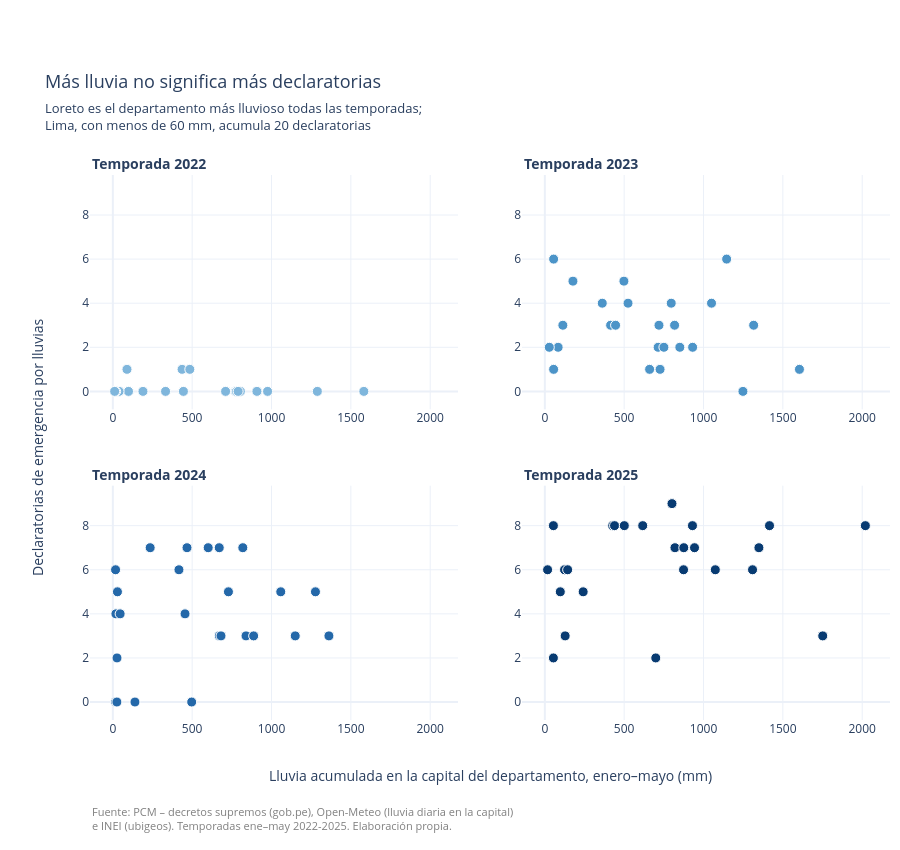

Here is the notebook cell this chart was saved with:
### Markdown cell above
## 3. Gráfico de dispersión: ¿más lluvia, más declaratorias?

Si el Estado declarara emergencia donde más llueve, los puntos deberían subir de izquierda a derecha. Hacemos un panel por temporada (`facet_col`) para comparar los cuatro años. Al pasar el mouse sobre cada punto aparece el departamento (`hover_name`).

### Code cell
disp = df.copy()
disp["temporada"] = disp["temporada"].astype(str)

fig = px.scatter(
    disp, x="lluvia_total_mm", y="declaratorias",
    hover_name="departamento",
    hover_data={"capital": True, "dias_lluvia_fuerte": True, "prorrogas": True, "temporada": False},
    color="temporada", color_discrete_sequence=COLORES_TEMPORADA,
    category_orders={"temporada": ORDEN_TEMPORADA},
    facet_col="temporada", facet_col_wrap=2,
    facet_row_spacing=0.14, facet_col_spacing=0.08,
    labels={"lluvia_total_mm": "Lluvia acumulada en la capital (mm)",
            "declaratorias": "Declaratorias",
            "dias_lluvia_fuerte": "Días con 20 mm o más",
            "prorrogas": "Prórrogas", "capital": "Capital", "temporada": "Temporada"},
    title="Más lluvia no significa más declaratorias",
    height=850,
)
fig.update_layout(title_subtitle_text=("Loreto es el departamento más lluvioso todas las temporadas;<br>"
                                       "Lima, con menos de 60 mm, acumula 20 declaratorias"))


# Títulos de panel en negrita y alineados a la izquierda, para que no parezcan títulos de eje
def titulo_panel(anotacion):
    eje = next(e for e in fig.select_xaxes() if abs(sum(e.domain) / 2 - anotacion.x) < 0.01)
    anotacion.update(text=f"<b>{anotacion.text.replace('=', ' ')}</b>",
                     x=eje.domain[0], xanchor="left", font_size=14)


fig.for_each_annotation(titulo_panel)

# Números en los cuatro paneles y un solo título por eje (todos comparten la misma escala)
fig.update_xaxes(showticklabels=True, title_text="")
fig.update_yaxes(showticklabels=True, title_text="")
fig.add_annotation(text="Lluvia acumulada en la capital del departamento, enero–mayo (mm)",
                   x=0.5, y=-0.08, xref="paper", yref="paper", yanchor="top",
                   showarrow=False, font_size=14)
fig.add_annotation(text="Declaratorias de emergencia por lluvias",
                   x=-0.08, y=0.5, xref="paper", yref="paper", textangle=-90,
                   showarrow=False, font_size=14)

fig.update_traces(marker=dict(size=10, line=dict(width=1, color="white")))
fig.update_layout(showlegend=False)
dar_formato(fig, y_fuente=-0.15)
fig.update_layout(margin=dict(l=90, t=175, b=130))
fig.show()

### Figure 1 — Plotly figure (JSON) as saved in the notebook; plotly's stock layout.template omitted (floating-point values rounded to 4 significant figures)
{"data": [{"customdata": [["Chachapoyas", 1, 0, "2022"], ["Huaraz", 7, 0, "2022"], ["Abancay", 2, 0, "2022"], ["Arequipa", 0, 0, "2022"], ["Ayacucho", 0, 0, "2022"], ["Cajamarca", 1, 0, "2022"], ["Callao", 0, 0, "2022"], ["Cusco", 3, 0, "2022"], ["Huancavelica", 1, 0, "2022"], ["Huánuco", 1, 0, "2022"], ["Ica", 0, 0, "2022"], ["Huancayo", 5, 0, "2022"], ["Trujillo", 1, 0, "2022"], ["Chiclayo", 0, 0, "2022"], ["Lima", 0, 0, "2022"], ["Iquitos", 25, 0, "2022"], ["Puerto Maldonado", 13, 0, "2022"], ["Moquegua", 0, 0, "2022"], ["Cerro de Pasco", 0, 0, "2022"], ["Piura", 0, 0, "2022"], ["Puno", 3, 0, "2022"], ["Moyobamba", 4, 0, "2022"], ["Tacna", 0, 0, "2022"], ["Tumbes", 1, 0, "2022"], ["Pucallpa", 20, 0, "2022"]], "hovertemplate": "<b>%{hovertext}</b><br><br>Lluvia acumulada en la capital (mm)=%{x}<br>Declaratorias=%{y}<br>Capital=%{customdata[0]}<br>Días con 20 mm o más=%{customdata[1]}<br>Prórrogas=%{customdata[2]}<extra></extra>", "hovertext": ["Amazonas", "Áncash", "Apurímac", "Arequipa", "Ayacucho", "Cajamarca", "Callao", "Cusco", "Huancavelica", "Huánuco", "Ica", "Junín", "La Libertad", "Lambayeque", "Lima", "Loreto", "Madre de Dios", "Moquegua", "Pasco", "Piura", "Puno", "San Martín", "Tacna", "Tumbes", "Ucayali"], "legendgroup": "2022", "marker": {"color": "#7fb6dc", "line": {"color": "white", "width": 1}, "size": 10, "symbol": "circle"}, "mode": "markers", "name": "2022", "orientation": "v", "showlegend": true, "type": "scatter", "x": [436.5, 975.3, 711.8, 189.9, 485.1, 773.3, 39.2, 710.7, 803.8, 444.8, 25.1, 910.4, 98.9, 98.8, 39.2, 1582.0, 908.0, 17.8, 774.0, 89.2, 779.5, 789.8, 11.5, 332.3, 1289.0], "xaxis": "x3", "y": [1, 0, 0, 0, 1, 0, 0, 0, 0, 0, 0, 0, 0, 0, 0, 0, 0, 0, 0, 1, 0, 0, 0, 0, 0], "yaxis": "y3"}, {"customdata": [["Chachapoyas", 3, 1, "2023"], ["Huaraz", 9, 1, "2023"], ["Abancay", 3, 0, "2023"], ["Arequipa", 1, 0, "2023"], ["Ayacucho", 2, 1, "2023"], ["Cajamarca", 0, 0, "2023"], ["Callao", 0, 0, "2023"], ["Cusco", 1, 0, "2023"], ["Huancavelica", 3, 0, "2023"], ["Huánuco", 2, 0, "2023"], ["Ica", 0, 0, "2023"], ["Huancayo", 6, 0, "2023"], ["Trujillo", 1, 0, "2023"], ["Chiclayo", 4, 1, "2023"], ["Lima", 0, 0, "2023"], ["Iquitos", 26, 0, "2023"], ["Puerto Maldonado", 23, 0, "2023"], ["Moquegua", 0, 0, "2023"], ["Cerro de Pasco", 1, 0, "2023"], ["Piura", 12, 1, "2023"], ["Puno", 4, 0, "2023"], ["Moyobamba", 12, 0, "2023"], ["Tacna", 0, 0, "2023"], ["Tumbes", 14, 1, "2023"], ["Pucallpa", 24, 0, "2023"]], "hovertemplate": "<b>%{hovertext}</b><br><br>Lluvia acumulada en la capital (mm)=%{x}<br>Declaratorias=%{y}<br>Capital=%{customdata[0]}<br>Días con 20 mm o más=%{customdata[1]}<br>Prórrogas=%{customdata[2]}<extra></extra>", "hovertext": ["Amazonas", "Áncash", "Apurímac", "Arequipa", "Ayacucho", "Cajamarca", "Callao", "Cusco", "Huancavelica", "Huánuco", "Ica", "Junín", "La Libertad", "Lambayeque", "Lima", "Loreto", "Madre de Dios", "Moquegua", "Pasco", "Piura", "Puno", "San Martín", "Tacna", "Tumbes", "Ucayali"], "legendgroup": "2023", "marker": {"color": "#4c94c8", "line": {"color": "white", "width": 1}, "size": 10, "symbol": "circle"}, "mode": "markers", "name": "2023", "orientation": "v", "showlegend": true, "type": "scatter", "x": [414.6, 1146.0, 726.2, 362.0, 498.4, 796.6, 55.5, 714.0, 817.8, 524.3, 113.6, 850.8, 177.2, 445.8, 55.5, 1605.0, 1248.0, 83.9, 750.4, 719.4, 660.4, 1050.0, 28.2, 931.4, 1316.0], "xaxis": "x4", "y": [3, 6, 1, 4, 5, 4, 1, 2, 3, 4, 3, 2, 5, 3, 6, 1, 0, 2, 2, 3, 1, 4, 2, 2, 3], "yaxis": "y4"}, {"customdata": [["Chachapoyas", 0, 2, "2024"], ["Huaraz", 3, 5, "2024"], ["Abancay", 2, 4, "2024"], ["Arequipa", 1, 6, "2024"], ["Ayacucho", 1, 5, "2024"], ["Cajamarca", 0, 3, "2024"], ["Callao", 0, 0, "2024"], ["Cusco", 0, 5, "2024"], ["Huancavelica", 1, 4, "2024"], ["Huánuco", 3, 3, "2024"], ["Ica", 0, 3, "2024"], ["Huancayo", 11, 1, "2024"], ["Trujillo", 0, 3, "2024"], ["Chiclayo", 0, 2, "2024"], ["Lima", 0, 5, "2024"], ["Iquitos", 19, 2, "2024"], ["Puerto Maldonado", 15, 0, "2024"], ["Moquegua", 0, 2, "2024"], ["Cerro de Pasco", 1, 3, "2024"], ["Piura", 2, 2, "2024"], ["Puno", 1, 2, "2024"], ["Moyobamba", 3, 4, "2024"], ["Tacna", 0, 0, "2024"], ["Tumbes", 3, 2, "2024"], ["Pucallpa", 9, 0, "2024"]], "hovertemplate": "<b>%{hovertext}</b><br><br>Lluvia acumulada en la capital (mm)=%{x}<br>Declaratorias=%{y}<br>Capital=%{customdata[0]}<br>Días con 20 mm o más=%{customdata[1]}<br>Prórrogas=%{customdata[2]}<extra></extra>", "hovertext": ["Amazonas", "Áncash", "Apurímac", "Arequipa", "Ayacucho", "Cajamarca", "Callao", "Cusco", "Huancavelica", "Huánuco", "Ica", "Junín", "La Libertad", "Lambayeque", "Lima", "Loreto", "Madre de Dios", "Moquegua", "Pasco", "Piura", "Puno", "San Martín", "Tacna", "Tumbes", "Ucayali"], "legendgroup": "2024", "marker": {"color": "#2468a9", "line": {"color": "white", "width": 1}, "size": 10, "symbol": "circle"}, "mode": "markers", "name": "2024", "orientation": "v", "showlegend": true, "type": "scatter", "x": [455.0, 1058.0, 670.6, 235.3, 467.5, 671.2, 17.3, 601.0, 819.2, 416.7, 19.3, 1277.0, 26.3, 25.6, 17.3, 1362.0, 1150.0, 29.1, 839.3, 139.4, 728.6, 681.7, 46.1, 497.0, 887.4], "xaxis": "x", "y": [4, 5, 7, 7, 7, 3, 0, 7, 7, 6, 4, 5, 2, 0, 6, 3, 3, 5, 3, 0, 5, 3, 4, 0, 3], "yaxis": "y"}, {"customdata": [["Chachapoyas", 0, 4, "2025"], ["Huaraz", 11, 6, "2025"], ["Abancay", 3, 2, "2025"], ["Arequipa", 3, 2, "2025"], ["Ayacucho", 1, 4, "2025"], ["Cajamarca", 2, 2, "2025"], ["Callao", 0, 0, "2025"], ["Cusco", 4, 6, "2025"], ["Huancavelica", 4, 2, "2025"], ["Huánuco", 4, 5, "2025"], ["Ica", 2, 3, "2025"], ["Huancayo", 15, 2, "2025"], ["Trujillo", 1, 4, "2025"], ["Chiclayo", 0, 1, "2025"], ["Lima", 0, 3, "2025"], ["Iquitos", 28, 2, "2025"], ["Puerto Maldonado", 30, 3, "2025"], ["Moquegua", 0, 0, "2025"], ["Cerro de Pasco", 1, 2, "2025"], ["Piura", 1, 4, "2025"], ["Puno", 6, 3, "2025"], ["Moyobamba", 12, 2, "2025"], ["Tacna", 0, 2, "2025"], ["Tumbes", 7, 2, "2025"], ["Pucallpa", 21, 5, "2025"]], "hovertemplate": "<b>%{hovertext}</b><br><br>Lluvia acumulada en la capital (mm)=%{x}<br>Declaratorias=%{y}<br>Capital=%{customdata[0]}<br>Días con 20 mm o más=%{customdata[1]}<br>Prórrogas=%{customdata[2]}<extra></extra>", "hovertext": ["Amazonas", "Áncash", "Apurímac", "Arequipa", "Ayacucho", "Cajamarca", "Callao", "Cusco", "Huancavelica", "Huánuco", "Ica", "Junín", "La Libertad", "Lambayeque", "Lima", "Loreto", "Madre de Dios", "Moquegua", "Pasco", "Piura", "Puno", "San Martín", "Tacna", "Tumbes", "Ucayali"], "legendgroup": "2025", "marker": {"color": "#083b72", "line": {"color": "white", "width": 1}, "size": 10, "symbol": "circle"}, "mode": "markers", "name": "2025", "orientation": "v", "showlegend": true, "type": "scatter", "x": [427.9, 1416.0, 820.0, 439.4, 500.8, 875.7, 54.0, 801.3, 930.4, 617.0, 124.3, 1349.0, 143.8, 128.1, 54.0, 2020.0, 1751.0, 97.5, 874.2, 241.6, 1074.0, 943.3, 17.4, 699.1, 1309.0], "xaxis": "x2", "y": [8, 8, 7, 8, 8, 7, 2, 9, 8, 8, 6, 7, 6, 3, 8, 8, 3, 5, 6, 5, 6, 7, 6, 2, 6], "yaxis": "y2"}], "layout": {"annotations": [{"font": {"size": 14}, "showarrow": false, "text": "<b>Temporada 2024</b>", "x": 0, "xanchor": "left", "xref": "paper", "y": 0.43, "yanchor": "bottom", "yref": "paper"}, {"font": {"size": 14}, "showarrow": false, "text": "<b>Temporada 2025</b>", "x": 0.54, "xanchor": "left", "xref": "paper", "y": 0.43, "yanchor": "bottom", "yref": "paper"}, {"font": {"size": 14}, "showarrow": false, "text": "<b>Temporada 2022</b>", "x": 0, "xanchor": "left", "xref": "paper", "y": 1, "yanchor": "bottom", "yref": "paper"}, {"font": {"size": 14}, "showarrow": false, "text": "<b>Temporada 2023</b>", "x": 0.54, "xanchor": "left", "xref": "paper", "y": 1, "yanchor": "bottom", "yref": "paper"}, {"font": {"size": 14}, "showarrow": false, "text": "Lluvia acumulada en la capital del departamento, enero–mayo (mm)", "x": 0.5, "xref": "paper", "y": -0.08, "yanchor": "top", "yref": "paper"}, {"font": {"size": 14}, "showarrow": false, "text": "Declaratorias de emergencia por lluvias", "textangle": -90, "x": -0.08, "xref": "paper", "y": 0.5, "yref": "paper"}, {"align": "left", "font": {"color": "gray", "size": 11}, "showarrow": false, "text": "Fuente: PCM – decretos supremos (gob.pe), Open-Meteo (lluvia diaria en la capital)<br>e INEI (ubigeos). Temporadas ene–may 2022-2025. Elaboración propia.", "x": 0, "xanchor": "left", "xref": "paper", "y": -0.15, "yanchor": "top", "yref": "paper"}], "height": 850, "legend": {"title": {"text": "Temporada"}, "tracegroupgap": 0}, "margin": {"b": 130, "l": 90, "r": 10, "t": 175}, "showlegend": false, "title": {"font": {"size": 18}, "subtitle": {"text": "Loreto es el departamento más lluvioso todas las temporadas;<br>Lima, con menos de 60 mm, acumula 20 declaratorias"}, "text": "Más lluvia no significa más declaratorias"}, "xaxis": {"anchor": "y", "domain": [0, 0.46], "showticklabels": true, "title": {"text": ""}}, "xaxis2": {"anchor": "y2", "domain": [0.54, 1], "matches": "x", "showticklabels": true, "title": {"text": ""}}, "xaxis3": {"anchor": "y3", "domain": [0, 0.46], "matches": "x", "showticklabels": true, "title": {"text": ""}}, "xaxis4": {"anchor": "y4", "domain": [0.54, 1], "matches": "x", "showticklabels": true, "title": {"text": ""}}, "yaxis": {"anchor": "x", "domain": [0, 0.43], "showticklabels": true, "title": {"text": ""}}, "yaxis2": {"anchor": "x2", "domain": [0, 0.43], "matches": "y", "showticklabels": true, "title": {"text": ""}}, "yaxis3": {"anchor": "x3", "domain": [0.57, 1], "matches": "y", "showticklabels": true, "title": {"text": ""}}, "yaxis4": {"anchor": "x4", "domain": [0.57, 1], "matches": "y", "showticklabels": true, "title": {"text": ""}}}}
